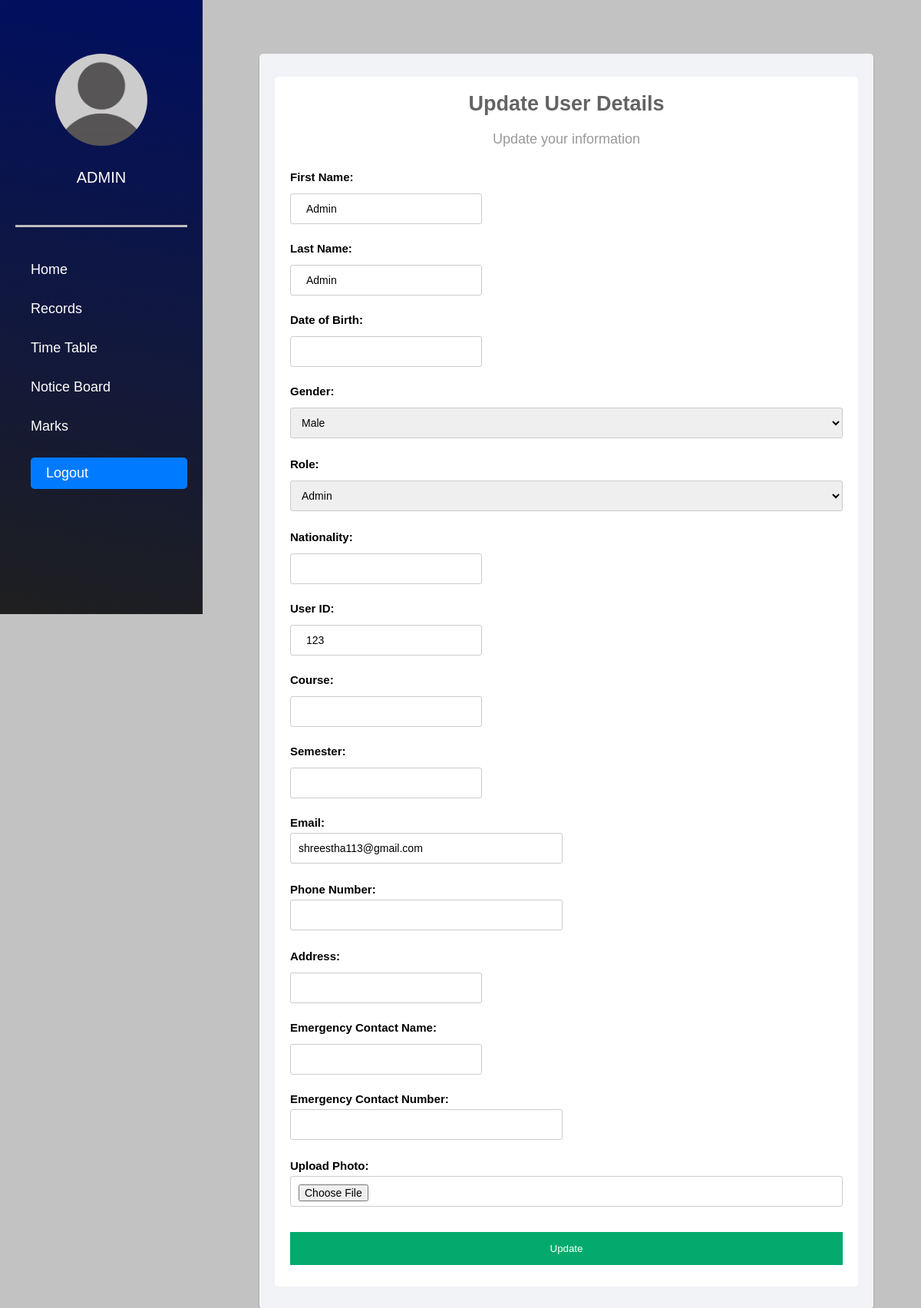
Page /edit1.php?editid=1 on the committed database.
### tables this page shows
CREATE TABLE `users` (
  `id` int(11) NOT NULL,
  `FirstName` varchar(50) DEFAULT NULL,
  `LastName` varchar(50) DEFAULT NULL,
  `DOB` date DEFAULT NULL,
  `Gender` enum('Male','Female','Other') NOT NULL,
  `Role` enum('student','teacher','admin') DEFAULT NULL,
  `Nationality` varchar(50) DEFAULT NULL,
  `User_id` int(100) NOT NULL,
  `Password` varchar(255) DEFAULT NULL,
  `Course` varchar(100) DEFAULT NULL,
  `Semester` varchar(50) DEFAULT NULL,
  `Email` varchar(100) DEFAULT NULL,
  `PhoneNumber` varchar(20) DEFAULT NULL,
  `Address` varchar(255) DEFAULT NULL,
  `EmergencyContactPersonName` varchar(100) DEFAULT NULL,
  `EmergencyContactNumber` tinytext DEFAULT NULL,
  `Photo` varchar(255) NOT NULL,
  `reset_token` varchar(255) NOT NULL
);

### edit1.php (the view, shortened to what this page needs)
<?php
include('dbconnection.php');
?>
<!DOCTYPE html>
<html lang="en">
<head>
    <link rel="stylesheet" href="src/style.css">
</head>
<body>
    <div class="head_wrap">
        <div class="side_menu">
            <div class="avatar_profile">
                <img src="./src/images/ass.png" alt="">
            </div>
            <div class="student_info">
                <h3>Admin</h3>
            </div>
            <div class="navigation">
            <ul>
                    <li><a href="admin_dashboard.php">Home</a></li>
                    <li><a href="index1.php">Records</a></li>
                    <li><a href="table.php">Time Table</a></li>
                    <li><a href="noticeboard.php">Notice Board</a></li>
                    <li><a href="marks_portal.php">Marks</a></li>
                    <a href="login1.php" class="logout-btn">Logout</a>
                 </ul>
            </div>
        </div>
        <div class="info_tab">
            <div class="signup-form">
                <form method="POST" enctype="multipart/form-data" onsubmit="return validateForm()">
                    <?php
                    $eid = $_GET['editid'];
                    $ret = mysqli_query($con, "SELECT * FROM users WHERE id='$eid'");
                    while ($row = mysqli_fetch_array($ret)) {
                    ?>
                        <h2>Update User Details</h2>
                        <p>Update your information</p>
                        <div class="form-group">
                            <label for="fname">First Name:</label>
                            <input type="text" name="fname" id="fname"pattern="[A-Za-z]+" value="<?php echo $row['FirstName']; ?>" >
                        </div>
                        <div class="form-group">
                            <label for="lname">Last Name:</label>
                            <input type="text" name="lname" id="lname" pattern="[A-Za-z]+" value="<?php echo $row['LastName']; ?>" >
                        </div>
                        <div class="form-group">
                            <label for="dob">Date of Birth:</label>
                            <input type="text" name="dob" id="dob" value="<?php echo $row['DOB']; ?>" >
                        </div>
                        <div class="form-group">
                            <label for="gender">Gender:</label>
                            <select name="gender" id="gender" required>
                                <option value="Male" <?php if ($row['Gender'] == 'Male') echo 'selected'; ?>>Male</option>
                            </select>
                        </div>
                        <div class="form-group">
                            <label for="role">Role:</label>
                            <select name="role" id="role" required>
                                <option value="admin" <?php if ($row['Role'] == 'admin') echo 'selected'; ?>>Admin</option>
                            </select>
                        </div>
                        <div class="form-group">
                            <label for="nationality">Nationality:</label>
                            <input type="text" name="nationality" id="nationality" value="<?php echo $row['Nationality']; ?>" >
                        </div>
                        <div class="form-group">
                            <label for="user_id">User ID:</label>
                            <input type="text" name="user_id" id="user_id" value="<?php echo $row['User_id']; ?>">
                        </div>
                        <div class="form-group">
                            <label for="course">Course:</label>
                            <input type="text" name="course" id="course" value="<?php echo $row['Course']; ?>" >
                        </div>
                        <div class="form-group">
                            <label for="semester">Semester:</label>
                            <input type="text" name="semester" id="semester" value="<?php echo $row['Semester']; ?>" >
                        </div>
                        <div class="form-group">
                            <label for="email">Email:</label>
                            <input type="email" name="email" id="email" value="<?php echo $row['Email']; ?>" required>
                        </div>
                        <div class="form-group">
                            <label for="phone">Phone Number:</label>
                            <input type="tel" name="phone" id="phone" value="<?php echo $row['PhoneNumber']; ?>"  pattern="[0-9]{10}">
                        </div>
                        <div class="form-group">
                            <label for="address">Address:</label>
                            <input type="text" name="address" id="address" value="<?php echo $row['Address']; ?>" >
                        </div>
                        <div class="form-group">
                            <label for="emergency_contact_name">Emergency Contact Name:</label>
                            <input type="text" name="emergency_contact_name" id="emergency_contact_name" value="<?php echo $row['EmergencyContactPersonName']; ?>" >
                        </div>
                        <div class="form-group">
                            <label for="emergency_contact_number">Emergency Contact Number:</label>
                            <input type="tel" name="emergency_contact_number" id="emergency_contact_number" value="<?php echo $row['EmergencyContactNumber']; ?>"  pattern="[0-9]{10}">
                        </div>
                        <div class="form-group">
                            <label for="photo">Upload Photo:</label>
                            <input type="file" name="photo" id="photo" accept="image/*">
                        </div>
                    <?php } ?>
                    <button type="submit" class="btn" name="submit">Update</button>
                </form>
            </div>
        </div>
    </div>
</body>
</html>

### src/style.css (style rules this page uses)
* { padding: 0px; margin: 0px; box-sizing: border-box; }
body { font-family: 'Poppins', sans-serif; color: #252525; font-size: 18px; }
body h1,h2, h3 { font-family: 'Work Sans', sans-serif; }
* { box-sizing: border-box; }
body { margin: 0; font-family: Arial, sans-serif; }
img { width: 100%; height: auto; }
label { color: black; font-size: 15px; }
input[type=text], input[type=password] , select { width: 250px; padding: 12px 20px; margin: 8px 0; display: inline-block; border: 1px solid #ccc; box-sizing: border-box; }
button { background-color: #04AA6D; color: white; padding: 14px 20px; margin: 8px 0; border: none; cursor: pointer; width: 100%; }
.head_wrap { display: flex; flex-direction: row; width: 100%; background: rgb(194, 194, 194); }
.side_menu { padding: 20px; width: 22%; color: white; background: linear-gradient(10deg, rgba(31,31,31,1) 0%, rgba(0,15,97,1) 100%); }
.info_tab { padding: 20px; width: 73%; }
.student_info { padding-top: 30px; display: flex; flex-direction: column; align-items: center; }
.student_info h3 { text-transform: uppercase; font-size: 20px; font-weight: 500; }
.avatar_profile { width: 120px; height: 120px; margin: auto; margin-top:50px ; }
.avatar_profile img { border-radius: 50%; object-fit: cover; width: 100%; height: 100%; }
.navigation ul { list-style: none; }
.navigation a { text-decoration: none; color: white; }
.navigation { border-top: 3px solid rgb(189, 189, 189); padding-top: 45px; margin-top: 50px; padding-left: 20px; }
.navigation ul { display: flex; flex-direction: column; gap: 30px; }
.logout-btn { display: inline-block; padding: 10px 20px; background-color: #007bff; color: #fff; text-decoration: none; border-radius: 5px; transition: background-color 0.3s ease; }
.side_menu { height:100vh; position:fixed; }
.info_tab { margin-left: 25%; }

### edit1.php (style rules this page uses)
body { font-family: Arial, sans-serif; color: #fff; background: #63738a; margin: 0; padding: 0; box-sizing: border-box; }
.signup-form { width: 800px; margin: 50px auto; padding: 30px 20px; background: #f2f3f7; border-radius: 5px; box-shadow: 0px 2px 2px rgba(0, 0, 0, 0.3); }
.signup-form h2 { color: #636363; text-align: center; margin-bottom: 20px; }
.signup-form p { color: #999; text-align: center; margin-bottom: 30px; }
.signup-form form { background: #fff; padding: 20px; border-radius: 5px; }
.form-group { margin-bottom: 15px; }
label { font-weight: bold; display: block; margin-bottom: 5px; }
input, .form-group select { width: calc(50% - 5px); height: 40px; border: 1px solid #ccc; border-radius: 3px; padding: 10px; box-sizing: border-box; font-size: 14px; margin-bottom: 10px; }
.form-group select { width: 100%; }
input[type=date], input[type=file] { width: 100%; }

### rows in the picture
users: fname "Admin", lname "Admin", role "Admin", user_id "123", email "shreestha113@gmail.com"
